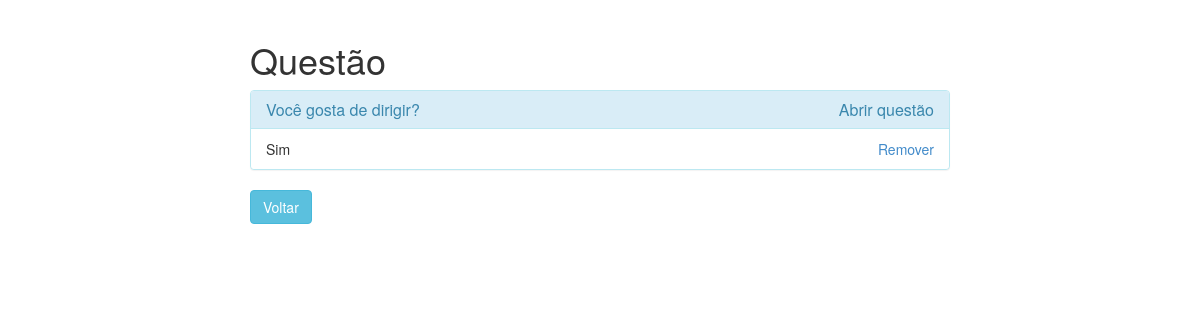
Page /question/3/manage on the earlier database version.
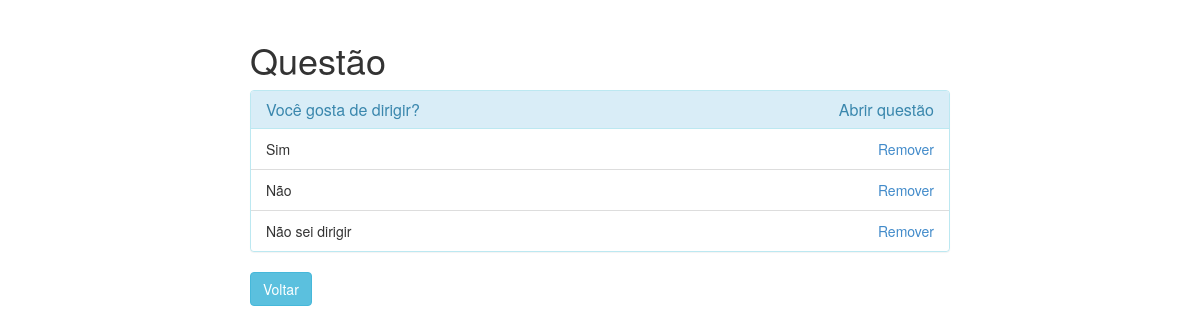
Same page on the later database version.
### polls/models.py (models this page shows, shortened)
class Question(models.Model):
    question_text = models.CharField(max_length=240)
    closed = models.BooleanField(default=False)
    pub_date = models.DateField()
    def __init__(self, *args, **kwargs):
        super().__init__(*args, **kwargs)

class Choice(models.Model):
    question = models.ForeignKey(Question, on_delete=models.CASCADE, related_name='choices')
    choice_text = models.CharField(max_length=240)
    votes = models.IntegerField(default=0)
    def __init__(self, *args, **kwargs):
        super().__init__(*args, **kwargs)

### polls/views.py (the view)
# urls.py: url(r'^question/(?P<question_id>\d+)/manage$', views.manage, name='manage'),
def manage(request, question_id):
    question = Question.objects.get(id=question_id)
    choices = Choice.objects.filter(question=question)
    return render(request, 'manage.html', {'question': question, 'choices': choices})

### polls/templates/manage.html (shortened to what this page needs)
{% extends 'base.html' %}
{% block body %}
    <h1>Questão</h1>
    <div class="panel panel-info">
        <div class="panel-heading">
            <h3 class="panel-title">
                {{ question.question_text }}
                <a href="{% url 'mudar_status' question.id %}" class="pull-right confirmation" role="button">
                    {% if question.closed %}
                        Abrir questão
                    {% else %}
                        Fechar questão
                    {% endif %}
                </a>
            </h3>
        </div>
        <ul class="list-group">
            {% for choice in choices %}
                <li class="list-group-item">
                    {{ choice.choice_text }}
                    <a href="{% url 'remove' choice.id %}" class="confirmation pull-right">Remover</a>
                </li>
            {% endfor %}
        </ul>
    </div>
    <a href="{% url 'index' %}" class="btn btn-info" role="button">Voltar</a>
{% endblock %}

### polls/templates/base.html (shortened to what this page needs)
{% load staticfiles %}
<!DOCTYPE html>
<html lang="en">
<head>
    <link href="{% static 'styles/bootstrap.css' %}" rel="stylesheet"/>
    <link href="{% static 'styles/main.css' %}" rel="stylesheet"/>
</head>
<body>
    <div class="container">
            {% block body %}
            {% endblock %}
    </div>
</body>
</html>

### polls/static/styles/main.css (style rules this page uses)
body { padding-top: 20px; padding-bottom: 20px; }
@media (min-width: 768px) { .container { max-width: 730px; } }

Differences in the rows shown:
added Choice: choice_text "Não"
added Choice: choice_text "Não sei dirigir"
